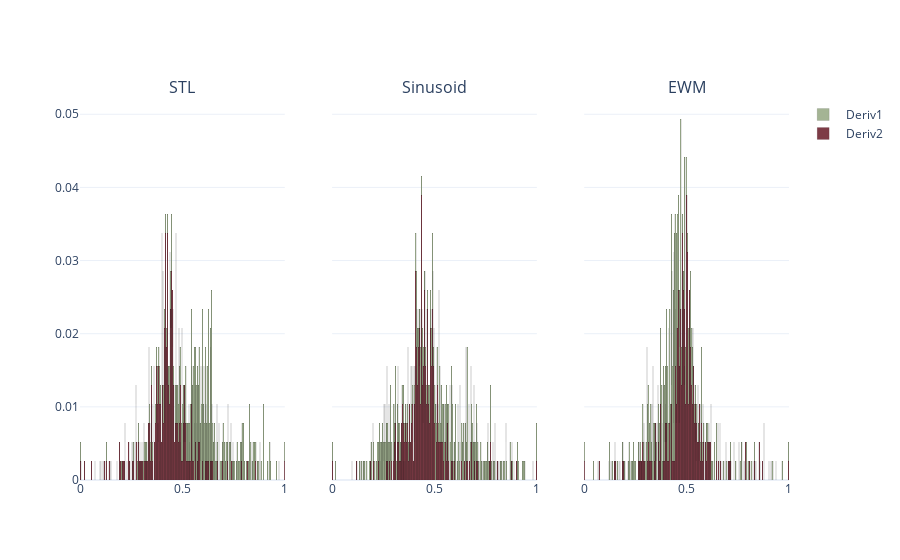

Notebook code for this chart:
### Code cell
# triple plot for distributions 
fig = make_subplots(rows=1, cols=3, shared_yaxes=True, subplot_titles=["STL", "Sinusoid", "EWM"])
marker_width = 0.1 
bin_size = 0.003

for obj_ix, obj in enumerate([w1, w2, w3]):
    leg = True if obj_ix == 0 else False
    for ix, ser in enumerate([obj.deriv2, obj.deriv]):
        opacity = 0.9 if ix == 0 else 1
        color = '#702632' if ix == 0 else '#A4B494'
        fig.add_trace(go.Histogram(
        x=ser, histnorm='probability', name=f' Deriv{2 - ix}', opacity=opacity, marker_line=dict(width=marker_width ,color='black'), xbins=dict(size=bin_size), marker_color=color, showlegend=leg), row = 1, col = obj_ix+1)

fig.update_layout(barmode="stack")

### Figure 1 — Plotly figure (JSON) as saved in the notebook; plotly's stock layout.template omitted (floating-point values rounded to 4 significant figures; data arrays with more than 128 entries replaced by an {"elided": "..."} marker saying what was removed)
{"data": [{"histnorm": "probability", "marker": {"color": "#702632", "line": {"color": "black", "width": 0.1}}, "name": " Deriv2", "opacity": 0.9, "showlegend": true, "type": "histogram", "x": {"elided": "385 float values"}, "xaxis": "x", "xbins": {"size": 0.003}, "yaxis": "y"}, {"histnorm": "probability", "marker": {"color": "#A4B494", "line": {"color": "black", "width": 0.1}}, "name": " Deriv1", "opacity": 1, "showlegend": true, "type": "histogram", "x": {"elided": "385 float values"}, "xaxis": "x", "xbins": {"size": 0.003}, "yaxis": "y"}, {"histnorm": "probability", "marker": {"color": "#702632", "line": {"color": "black", "width": 0.1}}, "name": " Deriv2", "opacity": 0.9, "showlegend": false, "type": "histogram", "x": {"elided": "385 float values"}, "xaxis": "x2", "xbins": {"size": 0.003}, "yaxis": "y2"}, {"histnorm": "probability", "marker": {"color": "#A4B494", "line": {"color": "black", "width": 0.1}}, "name": " Deriv1", "opacity": 1, "showlegend": false, "type": "histogram", "x": {"elided": "385 float values"}, "xaxis": "x2", "xbins": {"size": 0.003}, "yaxis": "y2"}, {"histnorm": "probability", "marker": {"color": "#702632", "line": {"color": "black", "width": 0.1}}, "name": " Deriv2", "opacity": 0.9, "showlegend": false, "type": "histogram", "x": {"elided": "385 float values"}, "xaxis": "x3", "xbins": {"size": 0.003}, "yaxis": "y3"}, {"histnorm": "probability", "marker": {"color": "#A4B494", "line": {"color": "black", "width": 0.1}}, "name": " Deriv1", "opacity": 1, "showlegend": false, "type": "histogram", "x": {"elided": "385 float values"}, "xaxis": "x3", "xbins": {"size": 0.003}, "yaxis": "y3"}], "layout": {"annotations": [{"font": {"size": 16}, "showarrow": false, "text": "STL", "x": 0.1444, "xanchor": "center", "xref": "paper", "y": 1, "yanchor": "bottom", "yref": "paper"}, {"font": {"size": 16}, "showarrow": false, "text": "Sinusoid", "x": 0.5, "xanchor": "center", "xref": "paper", "y": 1, "yanchor": "bottom", "yref": "paper"}, {"font": {"size": 16}, "showarrow": false, "text": "EWM", "x": 0.8556, "xanchor": "center", "xref": "paper", "y": 1, "yanchor": "bottom", "yref": "paper"}], "barmode": "stack", "xaxis": {"anchor": "y", "domain": [0, 0.2889]}, "xaxis2": {"anchor": "y2", "domain": [0.3556, 0.6444]}, "xaxis3": {"anchor": "y3", "domain": [0.7111, 1]}, "yaxis": {"anchor": "x", "domain": [0, 1]}, "yaxis2": {"anchor": "x2", "domain": [0, 1], "matches": "y", "showticklabels": false}, "yaxis3": {"anchor": "x3", "domain": [0, 1], "matches": "y", "showticklabels": false}}}
